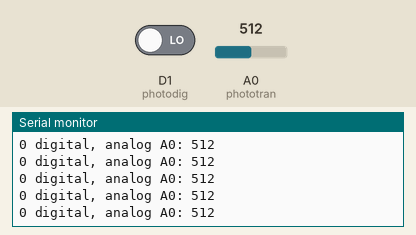
Simulated run of this sketch. Board: ESP8266 (NodeMCU). Shown: the last lines printed to the serial monitor. The test bench sets the inputs (shaded band); at power-on: A0 (phototran) = 512, D1 (photodig) LOW.

Above: at 1.2 s.
1.3 s: A0 (phototran) set to 716
At 1.31 s:
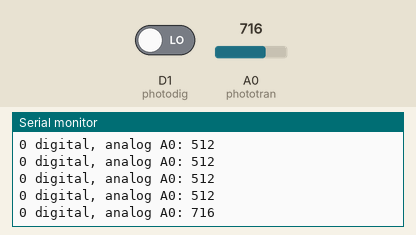
2.8 s: D1 (photodig) driven HIGH
At 2.81 s:
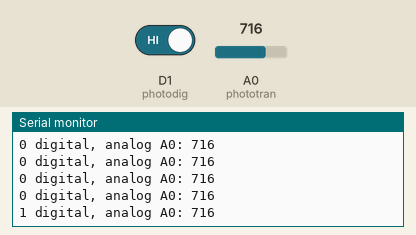
4.3 s: A0 (phototran) set to 900
At 4.32 s:
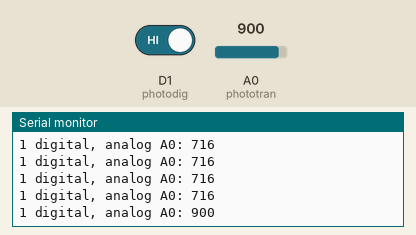
5.8 s: D1 (photodig) driven LOW
At 5.82 s:
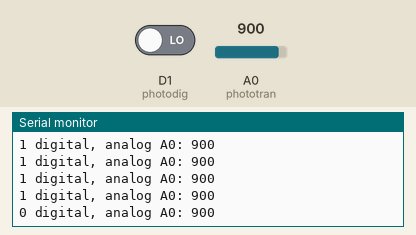
Timing chart, 0 to 8.3 s (numbered marks = the images above; inputs shaded):
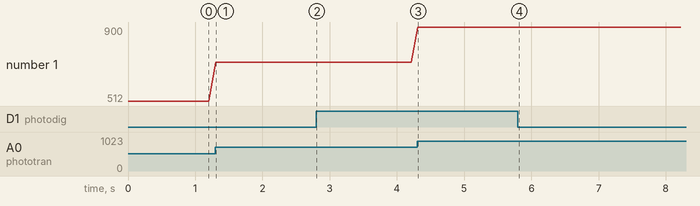

Measured:
- after the input at 1.3 s, the serial monitor: prints a new line at once (image 1)
- after the input at 2.8 s, the serial monitor: prints a new line at once (image 2)
- after the input at 4.3 s, the serial monitor: prints a new line at once (image 3)
- after the input at 5.8 s, the serial monitor: prints a new line at once (image 4)
- plotted number 1: 512 → 716 after the input at 1.3 s, 716 → 900 after the input at 4.3 s

The sketch:

bpw40_phototransistor_receive.ino
```cpp
int phototran = A0; // ADC
int photodig  = D1; // digital input
int interval = 100; //miliseconds

void setup() {
  // put your setup code here, to run once:
  pinMode(photodig, INPUT);
  pinMode(phototran, INPUT);

  Serial.begin(115200);        //inicjalizacja monitora szeregowego
  Serial.println("Phototransistor test");
}

void loop() {
  // put your main code here, to run repeatedly:

  int lightval = analogRead(phototran);
  int digval = digitalRead(photodig);
  Serial.print(digval);
  Serial.print(" digital, analog A0: ");
  Serial.println(lightval);
  delay(interval);

}
```
